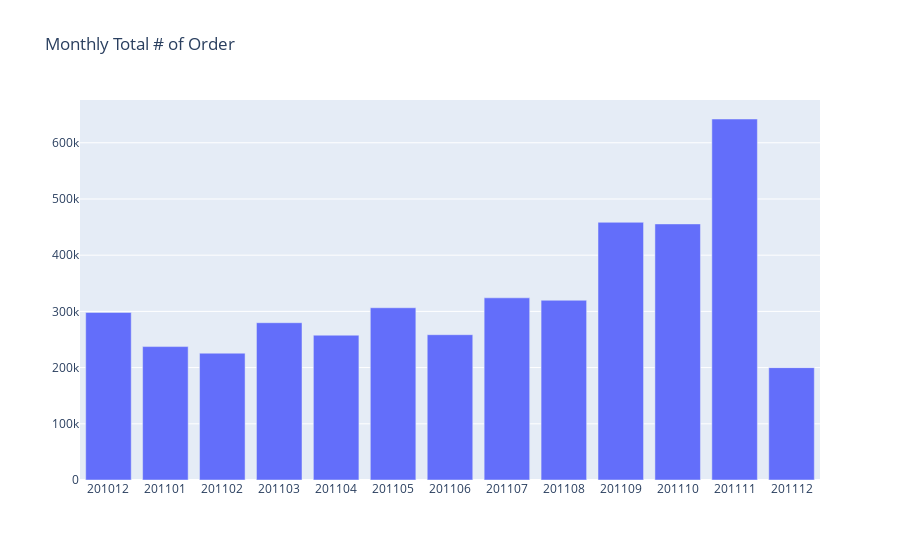

Write notebook code for a chart like this one.
### Code cell
fig = go.Figure(data=plot_data, layout=plot_layout)
cf.iplot(fig)

### Figure 1 — Plotly figure (JSON) as saved in the notebook; plotly's stock layout.template omitted (floating-point values rounded to 4 significant figures)
{"data": [{"type": "bar", "x": [201012, 201101, 201102, 201103, 201104, 201105, 201106, 201107, 201108, 201109, 201110, 201111, 201112], "y": [298101, 237381, 225641, 279843, 257666, 306452, 258522, 324129, 319804, 458490, 455612, 642281, 199907]}], "layout": {"title": {"text": "Monthly Total # of Order"}, "xaxis": {"type": "category"}}}
